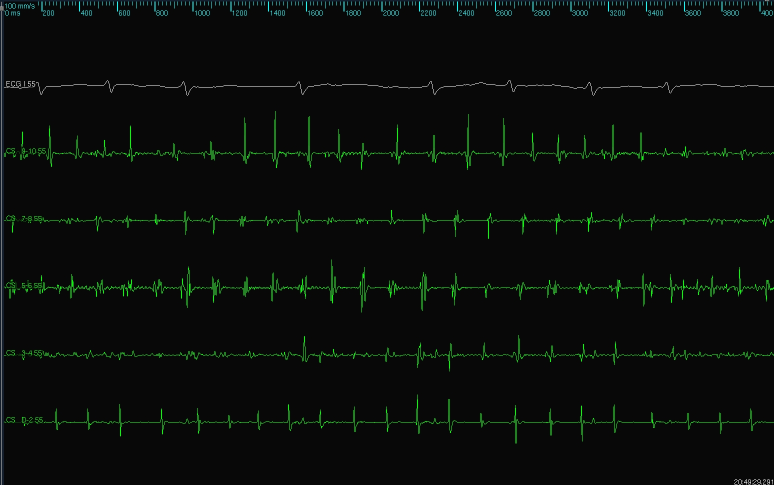
#> input picture test4.jpeg, 1547 x 970 px (shown at 1/2 size)
$ python -i edt_utils.py   (imports and definitions only)
#> lines starting #> are read from the running program, lines starting #| are printed output that depends on the picture

from matplotlib import pyplot as plt
from itertools import groupby
from scipy import interpolate
from scipy import ndimage
from PIL import Image
import skimage as ski
import pandas as pd
import numpy as np
import cv2 as cv
import scipy
import sys
#import pytesseract
import pprint
import math
import ss

def laplacian_filter(img, kSize=3, gSize=3, alpha=1.0):
    input_is_bgr = len(img.shape) == 3

    if input_is_bgr:
        gray_img = cv.cvtColor(img, cv.COLOR_BGR2GRAY)
    else:
        gray_img = img

    # Gaussian blurring / low-pass filter.
    gauss = cv.GaussianBlur(gray_img, (gSize, gSize), 0.0)

    # Edge detection / high-pass filter.
    lpl = cv.Laplacian(gauss, cv.CV_32F, ksize=kSize)
    if input_is_bgr:
        lpl  = cv.cvtColor(lpl, cv.COLOR_GRAY2BGR)

    # Image sharpening.
    filtered_img = img.astype("float32") - alpha * lpl

    return np.clip(filtered_img, 0.0, 255.0).astype("uint8")

# [52 lines left out: function extract_sequence, not called in this run]

def extract_image(cropped_img, kSize2d=3, kSize1d=3):
    """
    Based off https://github.com/alphanumericslab/ecg-image-kit.
    """

    # BGR to grayscale conversion.
    if len(cropped_img == 3):
        gray_img = cv.cvtColor(cropped_img, cv.COLOR_BGR2GRAY)
    else:
        gray_img = cropped_img

    # Image sharpening.
    lpl_img = laplacian_filter(gray_img, 3, 7, 0.5)


    # 1D blur.
    box1d_img = cv.filter2D(lpl_img, cv.CV_32F, np.ones((1, kSize1d), np.float32) / kSize1d)

    # Box blur.
    box2d_img = cv.filter2D(lpl_img, cv.CV_32F, np.ones((kSize2d, kSize2d), np.float32) / (kSize2d * kSize2d))

    # All left/right neighbors.
    h0 = np.array([[1.0, 0.0, 1.0],
                   [1.0, 1.0, 1.0],
                   [1.0, 0.0, 1.0]], np.float32) / 7.0
    lr_neigh_img = cv.filter2D(lpl_img, cv.CV_32F, h0)

    # All combined neighbours.
    h1 = np.array([1.0, 1.0, 1.0], np.float32) / 3.0
    z1 = cv.filter2D(lpl_img, cv.CV_32F, h1)

    h2 = np.array([[1.0, 0.0, 0.0],
                   [0.0, 1.0, 0.0],
                   [0.0, 0.0, 1.0]], np.float32) / 3.0
    z2 = cv.filter2D(lpl_img, cv.CV_32F, h2)

    h3 = np.array([[0.0, 0.0, 1.0],
                   [0.0, 1.0, 0.0],
                   [1.0, 0.0, 0.0]], np.float32) / 3.0
    z3 = cv.filter2D(lpl_img, cv.CV_32F, h3)

    all_neigh_img = np.maximum(np.maximum(z1, z2), z3)

    output_img = np.median([lpl_img,
                            box1d_img,
                            box2d_img,
                            lr_neigh_img,
                            all_neigh_img
                            ], axis=0)

    output_img = cv.normalize(output_img, None, 255, 0, cv.NORM_MINMAX, cv.CV_8U)
    return output_img


# [44 lines left out: functions is_nan, get_rectangular_contours, py_blockproc, display_segments, not called in this run]
import numpy as np
from scipy import ndimage

# [106 lines left out: function get_values_from_img, not called in this run]

# [42 lines of commented-out code are left out]

import numpy as np

# [796 lines left out: functions measure_extract_pulse, convert_to_secmv, detect_rotated_template, detect_ref_pulse, print_segment_list, print_line_dict and 5 more, not called in this run]

>>> import cv2
>>> picture = cv2.imread('test4.jpeg')
#> picture is the input picture: shape (970, 1547, 3); mean B, G, R 10.3, 13.1, 9.6
>>> result = extract_image(picture)
#> in extract_image, `gray_img = cv.cvtColor(cropped_img, cv.COLOR_BGR2GRAY)`:
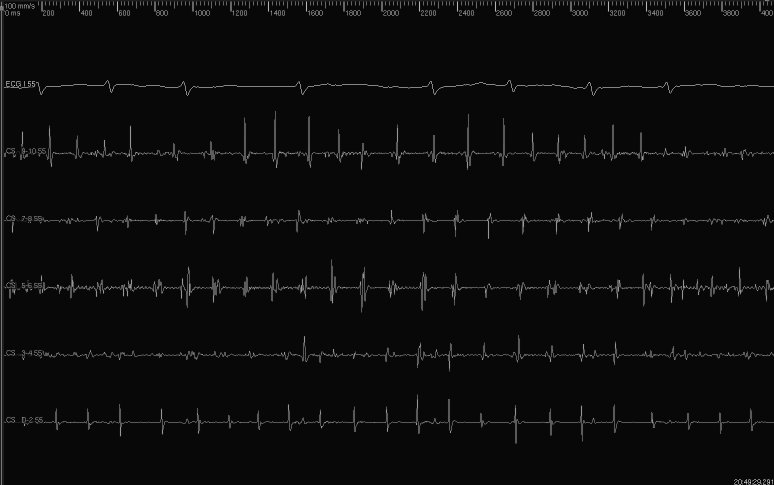
#> gray_img: shape (970, 1547) (shown at 1/2 size); min 7, max 255, mean 11.7
#> in laplacian_filter, `lpl = cv.Laplacian(gauss, cv.CV_32F, ksize=kSize)`:
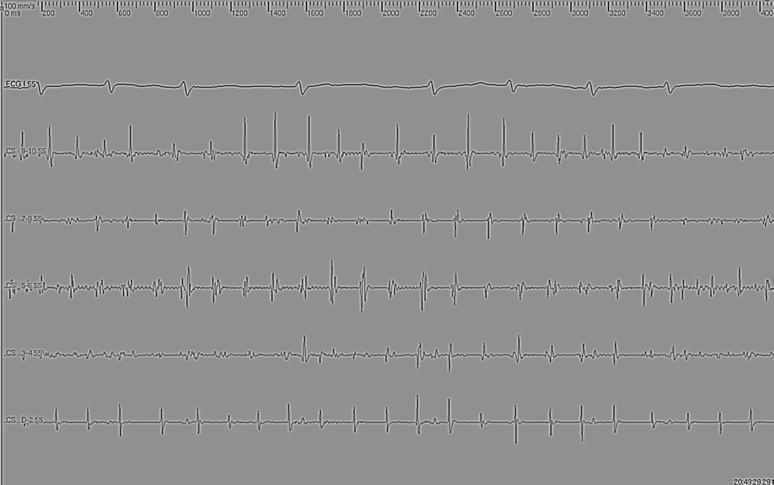
#> lpl: shape (970, 1547) float32 (shown at 1/2 size); min -150, max 114, mean 0; drawn with min black and max white
#> in laplacian_filter, `filtered_img = img.astype("float32") - alpha * lpl`:
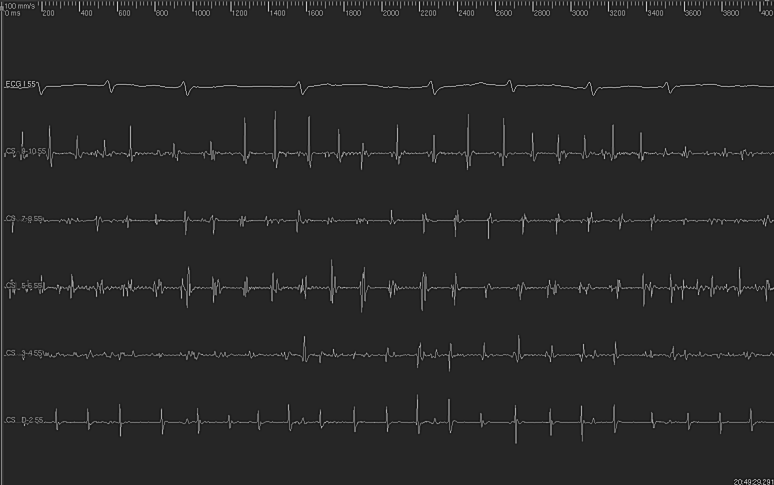
#> filtered_img: shape (970, 1547) float32 (shown at 1/2 size); min -49, max 330, mean 11.7; drawn with min black and max white
#> in extract_image, `all_neigh_img = np.maximum(np.maximum(z1, z2), z3)`:
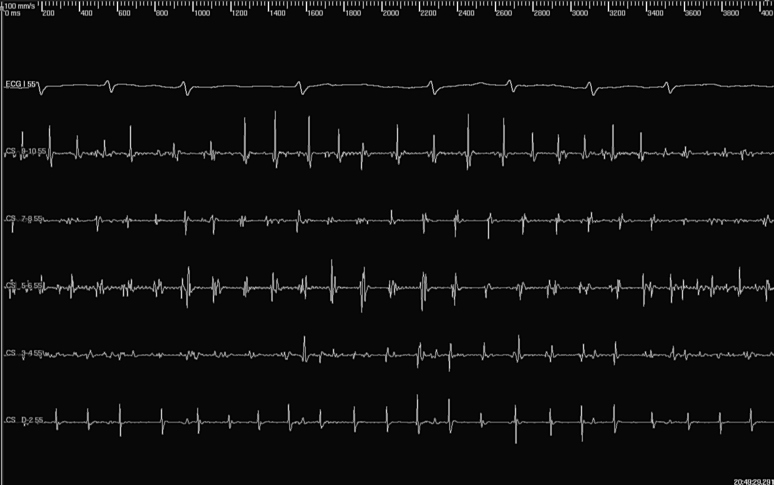
#> all_neigh_img: shape (970, 1547) float32 (shown at 1/2 size); min 0, max 255, mean 13.9

$ run again, on test5.jpeg
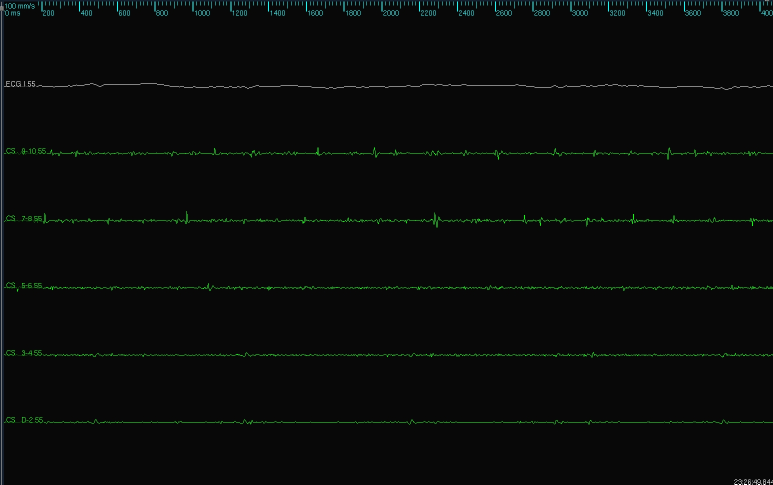
#> input picture test5.jpeg, 1546 x 969 px (shown at 1/2 size)
#> picture is the input picture: shape (969, 1546, 3); mean B, G, R 9.8, 11.1, 9.1
#> in laplacian_filter, `filtered_img = img.astype("float32") - alpha * lpl`:
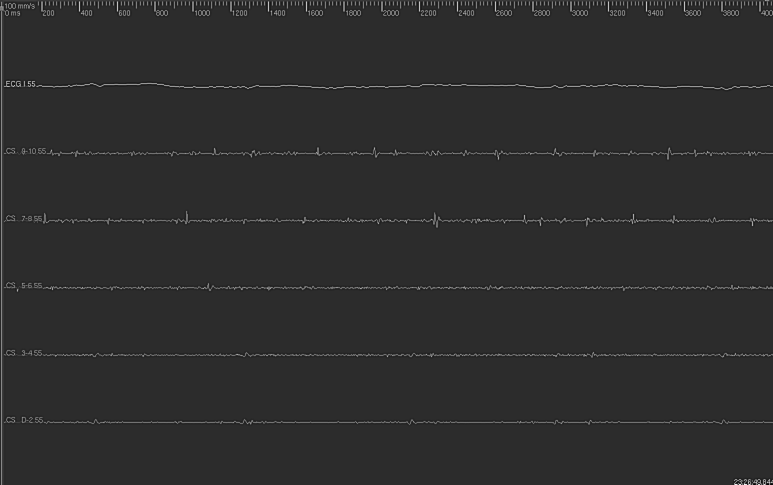
#> filtered_img: shape (969, 1546) float32 (shown at 1/2 size); min -60, max 334, mean 10.3; drawn with min black and max white
#> in extract_image, `all_neigh_img = np.maximum(np.maximum(z1, z2), z3)`:
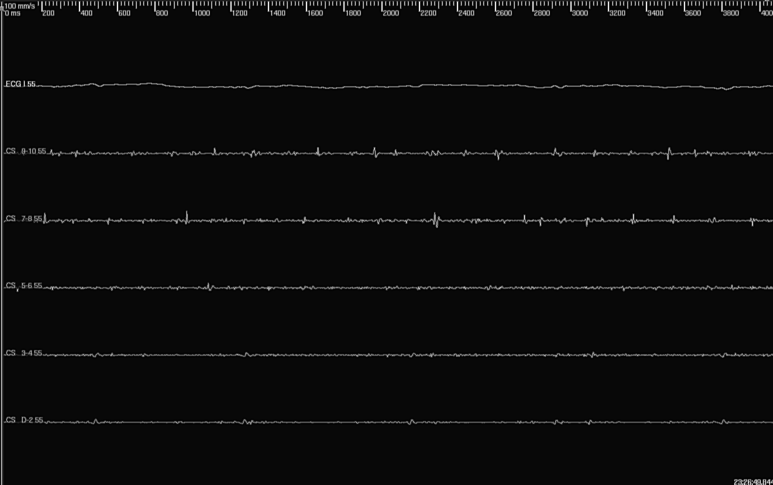
#> all_neigh_img: shape (969, 1546) float32 (shown at 1/2 size); min 0, max 255, mean 11.7
